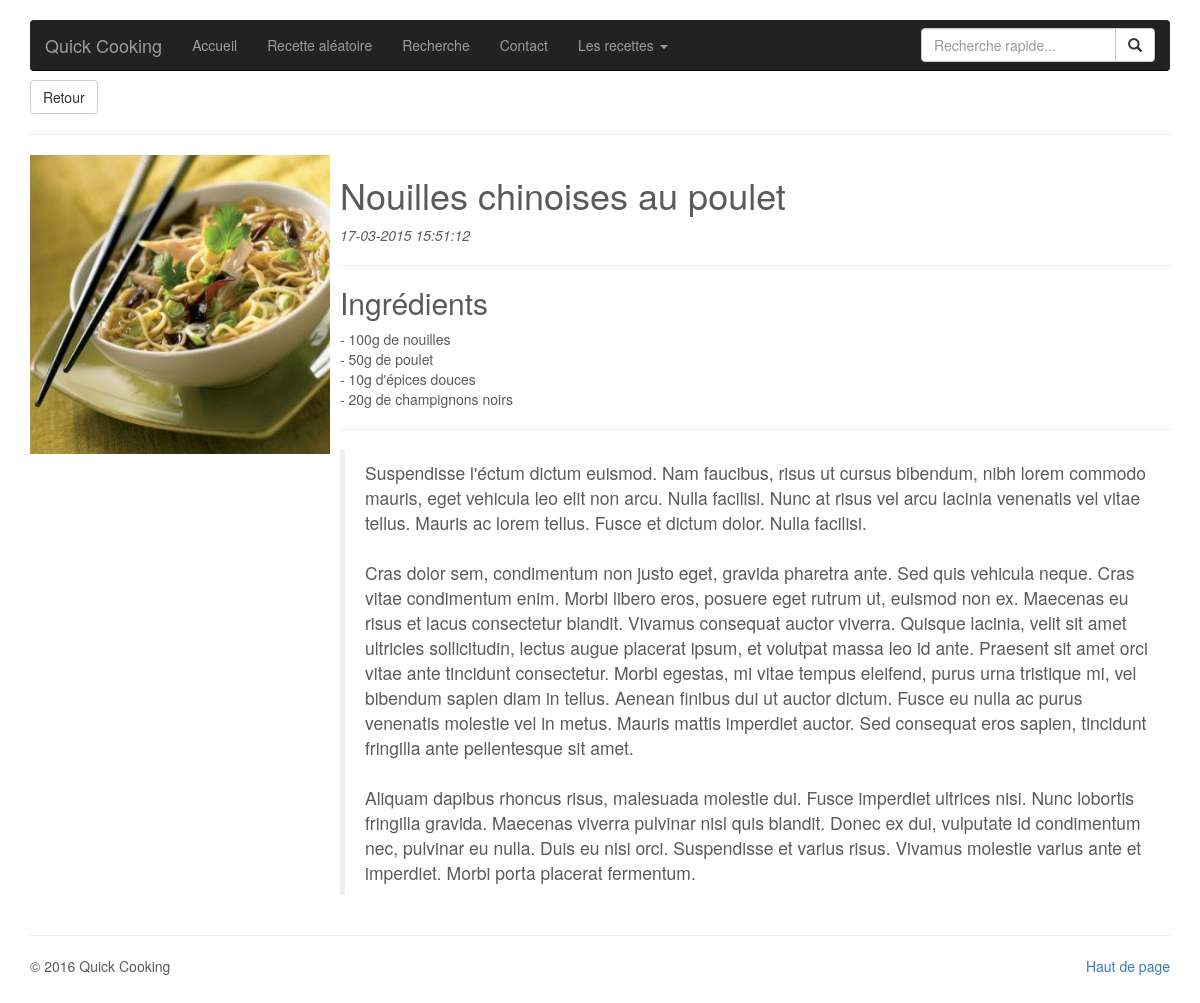
/recipe.php?id=1, run on the app's committed database.
### tables this page shows
CREATE TABLE IF NOT EXISTS `recipe` (
  `id` int(11) NOT NULL AUTO_INCREMENT,
  `type` tinyint(2) NOT NULL,
  `title` varchar(100) NOT NULL,
  `ingredients` text NOT NULL,
  `content` text NOT NULL,
  `picture` varchar(100) DEFAULT NULL,
  `date` datetime DEFAULT NULL,
  PRIMARY KEY (`id`)
);

### recipe.php (called while the page is built, shortened)
<?php
require_once 'partials/header.php';
$id = 0;
if (!empty($_GET['id'])) {
	$id = intval($_GET['id']);
}
$recipe = Recipe::get('SELECT * FROM recipe WHERE id = :id', array(':id' => $id));
include_once 'partials/recipe-common.php';
require_once 'partials/footer.php' ?>

### config/autoload.conf.php (called while the page is built, shortened)
<?php
function autoLoader($class_name) {
	$class_path = __DIR__.'/../class/'.$class_name.'.class.php';
	if (file_exists($class_path)) {
		return true;
	}
	throw new Exception('[AutoloadError] Class '.$class_name.' in '.$class_path.' not found');
}

### class/Model.class.php (called while the page is built, shortened)
<?php
class Model {
	public function __construct($data = array()) {
		foreach($data as $key => $value) {
			$setter = $this->_setter($key);
		}
	}
	public static function get($sql, $bindings = array()) {
		return new $entity(Db::selectOne($sql, $bindings));
	}
	public static function getClass() {
		return ucfirst(get_called_class());
	}
    private function _setter($key) {
    	return Utils::getCamelCase('set'.ucfirst($key));
    }
}

### class/Db.class.php (called while the page is built, shortened)
<?php
class Db extends PDO {
    private static $instance;
    public static function getInstance($database = null) {
    	$database = !empty($database) ? $database : self::DB;
    	if (!isset(self::$instance)) {
    		self::$instance = new Db($database);
    	}
    	return self::$instance;
    }
    public static function getParamType($value) {
		return is_numeric($value) ? PDO::PARAM_INT : PDO::PARAM_STR;
	}
	public static function bindValues(&$query, $vars = array()) {
		foreach($vars as $key => $val) {
			$query->bindValue($key, $val, self::getParamType($val));
		}
		return true;
	}
	public static function select($sql, $vars = array()) {
		$query = self::_query($sql, $vars);
		return $query->fetchAll();
	}
	public static function selectOne($sql, $vars = array()) {
		$result = self::select($sql, $vars);
		return !empty($result[0]) ? $result[0] : array();
	}
	private static function _query($sql, $vars = array()) {
		$db = self::getInstance();
		$query = $db->prepare($sql);
		self::bindValues($query, $vars);
		$query->execute();
		return $query;
	}
}

### class/Utils.class.php (called while the page is built, shortened)
<?php
class Utils {
	public static function getCamelCase($str) {
		return lcfirst(str_replace(' ', '', ucwords(str_replace('_', ' ', $str))));
	}
}

### class/Recipe.class.php (called while the page is built, shortened)
<?php
class Recipe extends Model {
	private $title;
	private $ingredients;
	private $content;
	private $picture;
	private $date;
	public static $default_picture = 'img/recipe.png';
	public function getTitle() {
		return ucfirst($this->title);
	}
	public function getIngredients() {
		return nl2br($this->ingredients);
	}
	public function getContent($max_length = 0, $end = '...') {
		if ($max_length === 0) {
			return nl2br($this->content);
		}
		return Utils::cutString($this->content, $max_length, $end);
	}
	public function getPicture($default = '') {
		$default_picture = $default ?: self::$default_picture;
		if (!empty($this->picture)) {
			$picture_path = 'img/'.$this->picture;
			if (file_exists($picture_path)) {
				return $picture_path;
			}
		}
		return $default_picture;
	}
	public function getDate($format = 'd-m-Y H:i:s') {
		return date($format, strtotime($this->date));
	}
	public function setTitle($title) {
		$this->title = $title;
	}
	public function setIngredients($ingredients) {
		$this->ingredients = $ingredients;
	}
	public function setContent($content) {
		$this->content = $content;
	}
	public function setPicture($picture) {
		$this->picture = $picture;
	}
	public function setDate($date) {
		$this->date = $date;
	}
}

### partials/recipe-common.php (the view, shortened to what this page needs)
<?php
$back_link = 'index.php';
if (!empty($_SERVER['HTTP_REFERER'])) {
	$back_link = $_SERVER['HTTP_REFERER'];
}
?>
<a href="<?= $back_link ?>" class="btn btn-default">Retour</a>
<hr>
<div class="media">
	<div class="media-left">
		<img src="<?= $recipe->getPicture() ?>" width="300">
	</div>
	<div class="media-body">
		<h1><?= $recipe->getTitle() ?></h1>
		<em><?= $recipe->getDate() ?></em>
		<hr>
		<h2>Ingrédients</h2>
		<p>
			<?= $recipe->getIngredients() ?>
		</p>
		<hr>
		<blockquote>
			<?= $recipe->getContent() ?>
		</blockquote>
	</div>
</div>

### css/styles.css (style rules this page uses)
body { padding-bottom: 40px; color: #5a5a5a; }
.marketing h2 { font-weight: normal; }

### data on the page
recipe: picture (picture), title "Nouilles chinoises au poulet", date "17-03-2015 15:51:12", ingredients "- 100g de nouilles - 50g de poulet - 10g d'épices douces - 20g de champignons noirs", content "Suspendisse l'éctum dictum euismod. Nam faucibus, risus ut cursus bibendum, nibh lorem commodo mauris, eget vehicula leo elit non arcu. Nulla facilisi. Nunc at risus vel arcu lacinia venenatis vel vitae tellus. Mauris ac lorem tellus. Fusce et dictum dolor. Nulla facilisi. Cras dolor sem, condimentum non justo eget, gravida pharetra ante. Sed quis vehicula neque. Cras vitae condimentum enim. Morbi libero eros, posuere eget rutrum ut, euismod non ex. Maecenas eu risus et lacus consectetur blandit. Vivamus consequat auctor viverra. Quisque lacinia, velit sit amet ultricies sollicitudin, lectus augue placerat ipsum, et volutpat massa leo id ante. Praesent sit amet orci vitae ante tincidunt…"

### other printed values
$page_name "Accueil"
$page_name "Recette aléatoire"
$page_name "Recherche"
$page_name "Contact"
$page_name "Les recettes"
